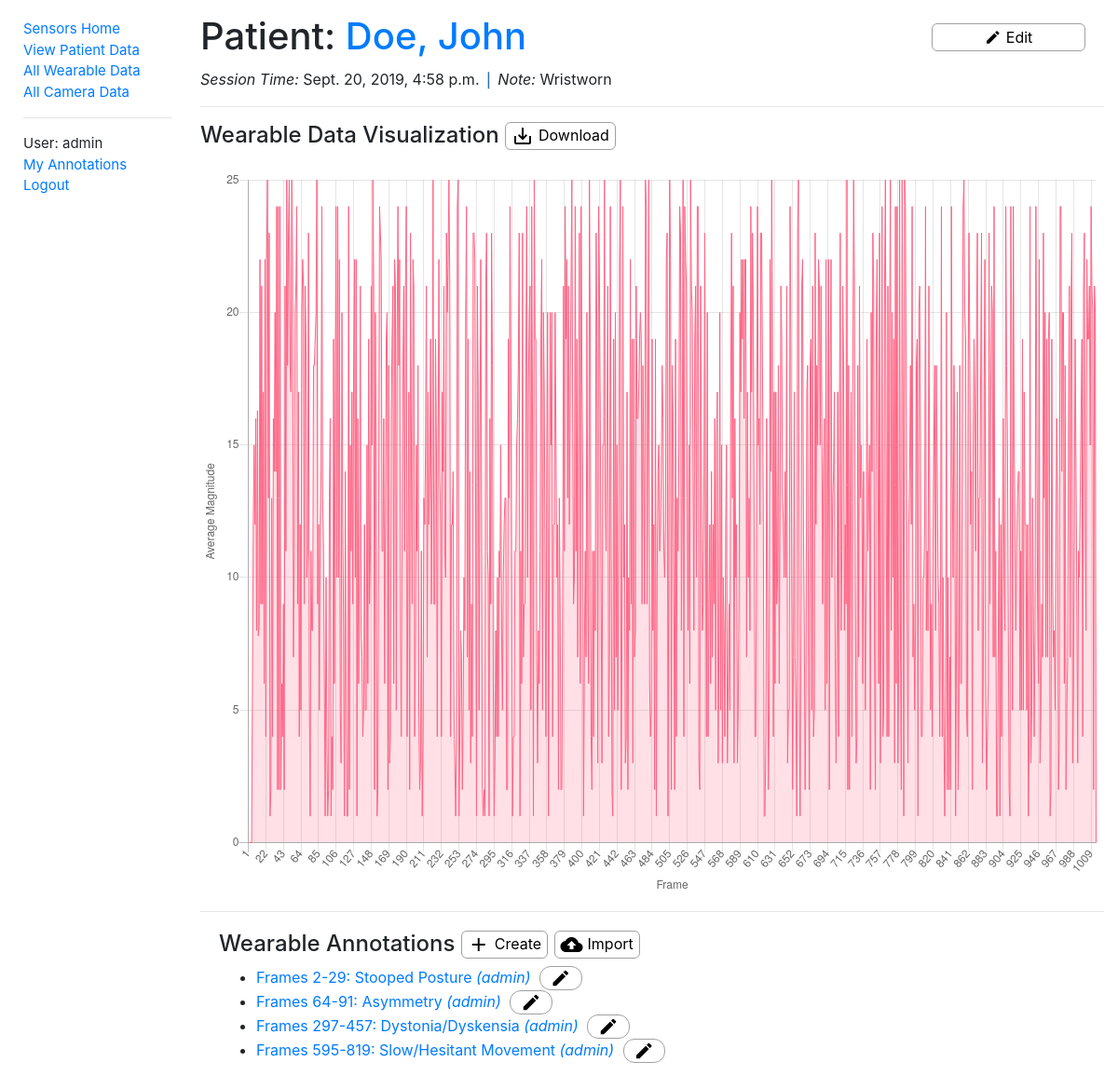
Page /sensors/wearabledata/e1057f893f6e4372bf6e419a2c1a1022 (signed in) on the earlier database version.
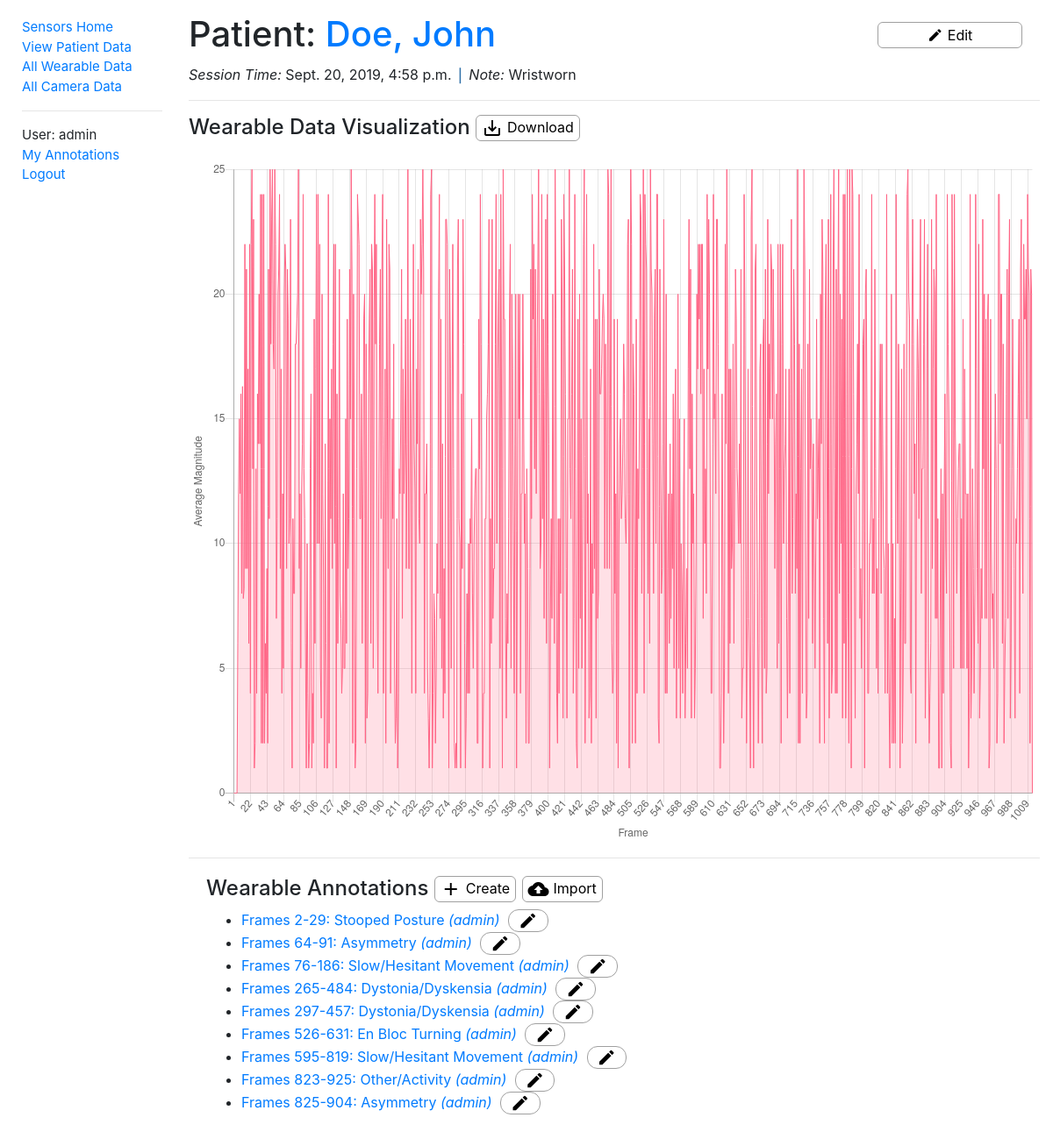
Same page on the later database version.
### sensors/models.py (models this page shows, shortened)
class WearableData(models.Model):
    id = models.UUIDField(primary_key=True, default=uuid.uuid4, help_text='Unique ID for this wearable data')
    patient = models.ForeignKey('PatientData', on_delete=models.CASCADE, null=True, related_name='wearables')
    filename = models.FileField(upload_to='wearable/', help_text='Wearable data file')
    time = models.DateTimeField(help_text='Session date & time')
    note = models.CharField(max_length=500, help_text='Note regarding wearable data')
    class Meta:
        ordering = ['patient', '-time']
        permissions = (("can_alter_wearabledata", "Can create or edit wearable data entries."),)

class PatientData(models.Model):
    id = models.AutoField(primary_key=True)
    first_name = models.CharField(max_length=50, help_text='Patient first name')
    last_name = models.CharField(max_length=50, help_text='Patient last name')
    date_of_birth = models.DateField(help_text='Patient date of birth')
    notes = models.CharField(max_length=500, help_text='Notes regarding patient')
    class Meta:
        ordering = ['last_name']
        permissions = (("can_alter_patientdata", "Can create or edit patient data entries."),)
    def get_absolute_url(self):
        return reverse('patientdata-detail', args=[str(self.id)])
    def __str__(self):
        return f'{self.last_name}, {self.first_name}'

class WearableAnnotation(models.Model):
    id = models.AutoField(primary_key=True)
    wearable = models.ForeignKey('WearableData', on_delete=models.CASCADE, null=True,  related_name='w_annotations')
    frame_begin = models.PositiveIntegerField()
    frame_end = models.PositiveIntegerField()
    annotator = models.ForeignKey(User, on_delete=models.SET_NULL, null=True)
    annotation = models.CharField(
        max_length=3,
        choices=ANNOTATION,
        default='oth',
        help_text='PD Symptom',
    )
    note = models.CharField(max_length=500, help_text='Note regarding annotation', null=True, blank=True)
    class Meta:
        ordering = ['frame_begin']
        permissions = (("can_alter_wearableannotation", "Can create or edit wearable annotations."),)

### sensors/views.py (the view)
# urls.py: re_path(r'^wearabledata/(?P<pk>[\w-]+)$', views.WearableDataDetailView.as_view(), name='wearabledata-detail'),
class WearableDataDetailView(LoginRequiredMixin, generic.DetailView):
    model = WearableData

### sensors/context_processors.py (called while the page is built)
def extra_context(request):
    return {'media_url': settings.MEDIA_URL}

### sensors/templates/sensors/wearabledata_detail.html (shortened to what this page needs)
{% extends "base.html" %}
{% block content %}
  <div class="titleText">
    <h1>Patient:
      <a href="{{ wearabledata.patient.get_absolute_url }}" data-toggle="tooltip" data-placement="bottom"
         data-trigger="hover" title="Link to patient data page">{{ wearabledata.patient }}
      </a>
    </h1>
    {% if perms.sensors.can_alter_wearabledata %}
      <button id="edit" class="titleButton controlButtonXL" data-toggle="tooltip" data-placement="bottom"
              data-trigger="hover" title="Edit Wearable Data"
              onclick='window.location.href="{% url 'edit-wearabledata' wearabledata.id %}"'>
        <i class="material-icons buttonIconS">create</i>
        <span class="buttonText">Edit</span>
      </button>
    {% endif %}
  </div>
  <p><em>Session Time:</em> {{ wearabledata.time }}
    <span class="vert-divider">|</span> <em>Note:</em> {{ wearabledata.note }}
  </p>
  <hr>
  <h4>Wearable Data Visualization
    <a id="download" download="{{ wearabledata.id }}.png">
      <button type="button" class="controlButtonS" data-toggle="tooltip"
              data-placement="bottom" data-trigger="hover" title="Download Visualization"
              onClick="download()"><i class="material-icons">save_alt</i>
        <span class="buttonText">Download</span>
      </button>
    </a>
  </h4>
  <canvas id="myChart" width="500" height="400" style="margin-top: 25px"></canvas>
  <hr>
  <div style="margin-left:20px;margin-top:20px">
    <h4>Wearable Annotations
      {% if perms.sensors.can_alter_wearableannotation %}
        <button type='button' class="controlButtonS" data-toggle="tooltip"
                data-placement="bottom" data-trigger="hover" title="Manually Create Annotation"
                onclick='window.location.href="{% url 'create-wearable-annotation' wearabledata.id %}"'>
          <i class="material-icons">add</i>
          <span class="buttonText">Create</span>
        </button>
      {% endif %}
      <button id="import" class="controlButtonS" data-toggle="tooltip" data-placement="bottom"
              onclick='window.location.href="{% url 'upload-wearable-annotations' wearabledata.id %}"'
              data-trigger="hover" title="Import Camera Annotations"><i class="material-icons">cloud_upload</i>
        <span class="buttonText">Import</span>
      </button>
    </h4>
    <ul>
      {% for annotation in wearabledata.w_annotations.all %}
        <li>
          <a href="{% url 'wearableannotation-detail' wearabledata.id annotation.id %}">
            Frames {{ annotation.frame_begin }}-{{ annotation.frame_end }}:
            {{ annotation.get_annotation_display }}
            <em>({{ annotation.annotator }})</em>
          </a>
          {% if user.is_authenticated %}
            {% if annotation.annotator == user %}
              <button id="annotation_{{ annotation.id }}_edit" class="controlButtonXS"
                      onclick='window.location.href="{% url 'edit-wearable-annotation' wearabledata.id annotation.id %}"'>
                <i class="material-icons buttonIcon" data-toggle="tooltip" data-placement="bottom" data-trigger="hover"
                   title="Edit annotation">edit</i>
              </button>
            {% endif %}
          {% endif %}
        </li>
      {% empty %}
        <p>There are no wearable annotations in the database.</p>
      {% endfor %}
    </ul>
  </div>
{% endblock %}
{% block javascript %}
  <script>
    function download() {
        let download = document.getElementById("download");
        let image = document.getElementById("myChart").toDataURL("image/png").replace("image/png", "image/octet-stream");
        download.setAttribute("href", image);
        //download.setAttribute("download","archive.png");
    }
  </script>
{% endblock %}

### sensors/templates/base.html (shortened to what this page needs)
<!DOCTYPE html>
<html xmlns="http://www.w3.org/1999/xhtml" lang="en-GB" xml:lang="en-GB">
<head>
  <link rel="stylesheet"
        href="https://stackpath.bootstrapcdn.com/bootstrap/4.1.3/css/bootstrap.min.css"
>
  {% load static %}
  <link rel="stylesheet"
        href="{% static 'css/styles.css' %}">
</head>
<body>
<div class="container-fluid">
  <div class="row">
    <div class="col-sm-2" style='font-size:15px;'>
      {% block sidebar %}
        <ul class="sidebar-nav">
          <li><a href="{% url 'index' %}">Sensors Home</a></li>
          {% if user.is_authenticated %}
            <li><a href="{% url 'patientdata' %}">View Patient Data</a></li>
            <li><a href="{% url 'wearabledata' %}">All Wearable Data</a></li>
            <li><a href="{% url 'cameradata' %}">All Camera Data</a></li>
            <hr>
            <li>User: {{ user.get_username }}</li>
            <li><a href="{% url 'my-annotations' %}">My Annotations</a></li>
            <li><a href="{% url 'logout'%}?next={{request.path}}">Logout</a></li>
          {% else %}
            <li><a href="{% url 'login'%}?next={{request.path}}">Login</a></li>
          {% endif %}
        </ul>
      {% endblock %}
    </div>
    <div class="col-sm-10" style=margin-top:15px;padding:10">
      {% block content %}{% endblock %}
    </div>
  </div>
</div>
{% block javascript %} {% endblock %}
</body>
</html>

### sensors/static/css/styles.css (style rules this page uses)
.sidebar-nav { margin-top: 20px; margin-left: 10px; padding: 0; list-style: none; }
.titleText { position: relative; }
.titleButton { position: absolute; right: 20px; top: 10px; }
.buttonIcon { position: relative; font-size: 22px; }
.buttonIconS { position: relative; font-size: 18px; vertical-align: middle; }
.controlButtonXL, .controlButtonL2, .controlButtonL3, .controlButtonL, .controlButtonM, .controlButtonS, .controlButtonXS, .dropDown, .dropDownS, .downloadFormatDropDown, .rewindTextValue, .otherText, .currentFrameText, .currentTimeText { display: table-cell; vertical-align: top; border: 1px solid #a0a0a0; }
.controlButtonXL, .controlButtonL2, .controlButtonL3, .controlButtonL, .controlButtonM, .controlButtonS { display: inline-flex; align-items: center; justify-content: center; background-color: white; height: 30px; border-radius: 6px; }
.controlButtonXL { width: 17%; min-width: 120px; }
.controlButtonS { width: auto; min-width: 40px; }
.controlButtonXS { background-color: white; width: 5%; height: 26px; min-width: 38px; border-radius: 12px; margin: 0 5px 0 5px; }
.timestamp, .vert-divider, .annotationTimestamp { font-family: 'Roboto Mono', sans-serif; }
.vert-divider { font-size: 18px; color: #3071a9; }
.buttonText { margin: 0 0 0 5px; font-size:16px; }

Differences in the rows shown:
added WearableAnnotation: frame_begin "76", frame_end "186", annotation "Slow/Hesitant Movement", annotator "admin"
added WearableAnnotation: frame_begin "265", frame_end "484", annotation "Dystonia/Dyskensia", annotator "admin"
added WearableAnnotation: frame_begin "526", frame_end "631", annotation "En Bloc Turning", annotator "admin"
added WearableAnnotation: frame_begin "823", frame_end "925", annotation "Other/Activity", annotator "admin"
added WearableAnnotation: frame_begin "825", frame_end "904", annotation "Asymmetry", annotator "admin"
